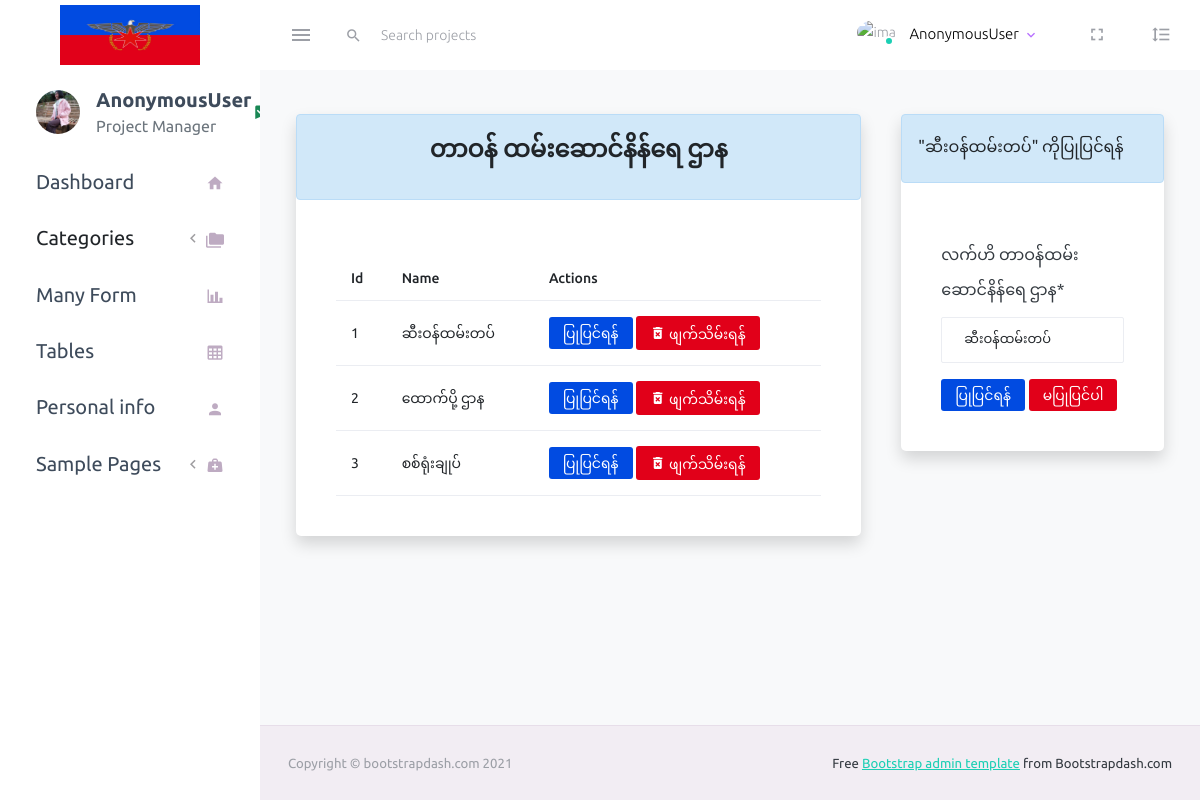
/department/change/6/, run on the app's committed database.
### myapp/models.py (models this page shows, shortened)
class Department(models.Model):
   name = models.CharField(max_length=200)

### myapp/views.py (the view)
# urls.py: path('department/change/<str:pk>/', views.department_change, name="department_edit"),
def department_change(request, pk):
    change = "change_department"
    departments = Department.objects.all()
    department = Department.objects.get(id=pk)
    form = DepartmentForm(instance=department)
    if request.method == 'POST':
        form = DepartmentForm(request.POST, instance=department)
        if form.is_valid():
            form.save()
            return redirect('department')
    context = {
            'change':change,
            'departments':departments,
            'department':department,
            'form':form,
        }
    return render(request, 'category/department.html', context)

### myapp/forms.py
class DepartmentForm(forms.ModelForm):
   class Meta:
      model = Department
      fields = "__all__"
      labels = {
         'name':'လက်ဟိ တာဝန်ထမ်းဆောင်နိန်ရေ ဌာန'
      }
      widgets = {
         'name':forms.TextInput(attrs=({'placeholder':'တာဝန်ထမ်းဆောင်နိန်ရေ ဌာနကိုရိုက်ထည့်ပါ'}))
      }

### templates/category/department.html (shortened to what this page needs)
{% extends 'layout/master.html' %}
{% load crispy_forms_tags %}
{% block content %}
<div class="row">
   <div class="col col-md-8">
      <div class="card shadow">
         <div class="text-dark alert alert-info">
            <p class="fs-4 text-center fw-bold">တာဝန် ထမ်းဆောင်နိန်ရေ ဌာန</p>
         </div>
         <div class="card-body">
            <table class="table">
               <thead>
                  <tr>
                     <th>Id</th>
                     <th>Name</th>
                     <th>Actions</th>
                  </tr>
               </thead>
               <tbody>
                  {% for department in departments %}
                  <tr>
                     <td>{{ forloop.counter }}</td>
                     <td>{{ department.name }}</td>
                     <td>
                        <a href="{% url 'department_edit' department.id  %}" class="btn btn-sm text-white" style="background-color: #014be1;">ပြုပြင်ရန်</a>
                        <a href="{% url 'department_remove' department.id %}" class="btn btn-sm text-white" style="background-color: #e10019;"> <i class="mdi mdi-delete-forever "></i> ဖျက်သိမ်းရန်</a>
                     </td>
                  </tr>
                  {% endfor %}
               </tbody>
            </table>
         </div>
      </div>
   </div>
   {% if  page == "add_depart"%}
   <div class="col col-md-4">
      <div class="card shadow">
         <div class="text-dark alert alert-info">
            ဌာန အသစ်ပေါင်းထည့်ရန်
         </div>
         <div class="card-body">
            <form action="" method="POST">
               {% csrf_token %}
               {{form.name|as_crispy_field}}
                  <button type="submit" class="btn btn-sm text-white" style="background-color: #014be1;">သိမ်းဆည်းရန်</button>
                  <button type="reset" class="btn btn-sm text-white" style="background-color: #e10019;">မသိမ်းပါ</button>
            </form>
         </div>
      </div>
   </div>
   {% else %}
   <div class="col col-md-4">
      <div class="card shadow">
         <div class="text-dark alert alert-info">
            "{{ department.name }}" ကိုပြုပြင်ရန်
         </div>
         <div class="card-body">
            <form action="" method="POST">
               {{form.name|as_crispy_field}}
                  <button type="submit" class="btn btn-sm text-white" style="background-color: #014be1;">ပြုပြင်ရန်</button>
                  <button type="reset" class="btn btn-sm text-white" onclick="history.back()" style="background-color: #e10019;">မပြုပြင်ပါ</button>
            </form>
         </div>
      </div>
   </div>
   {% endif %}
</div>
{% endblock %}

### data on the page
Department: name "ဆီးဝန်ထမ်းတပ်"
Department: name "ထောက်ပို့ ဌာန"
Department: name "စစ်ရုံးချုပ်"

### other printed values
{{ request.user }} "AnonymousUser"
